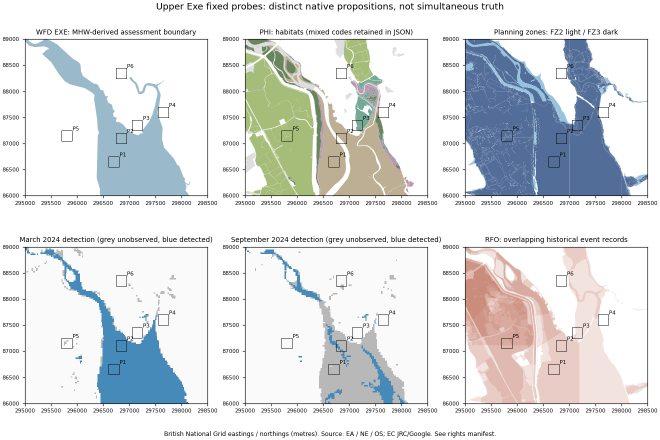
#> input picture docs/atlas/water-check-map.png, 1320 x 880 px (shown at 1/2 size)
$ python -i riffelhorn_reconciliation.py   (imports and definitions only)
#> lines starting #> are read from the running program, lines starting #| are printed output that depends on the picture
### scripts/atlas/riffelhorn_terrain.py
"""Bounded visual-only Riffelhorn product. Never imported by the application.

prepare: verifies four retained official TIFFs, writes a composed XYZ pyramid.
serve: loopback-only evaluation endpoint; AWS outside prepared regional tiles.
verify: local byte/encoding/provenance checks; no downloads.
No datum adjustment, seam blend, terrain reconstruction or analytical sampling.
"""
from __future__ import annotations
import argparse
import hashlib
from io import BytesIO
import json
import math
from pathlib import Path
import re
import sys
import threading
from http.server import BaseHTTPRequestHandler, ThreadingHTTPServer
from urllib.request import Request, urlopen

import numpy as np
from PIL import Image, __version__ as pillow_version
import pyproj
from pyproj import Transformer
import rasterio
from rasterio.merge import merge
from rasterio.transform import from_bounds
from rasterio.warp import reproject, Resampling, transform_bounds

REPO = Path(__file__).resolve().parents[2]
sys.path.insert(0, str(REPO / 'scripts'))
from meridian_paths import resolve_storage_roots

VERSION = 'riffelhorn-regional-terrain-v1'
SOURCE = 'sources/atlas/riffelhorn/swisstopo-2021-2024'
PRODUCT = 'derived/atlas/riffelhorn/' + VERSION
CACHE = 'cache/atlas/riffelhorn/' + VERSION + '/aws'
BOUNDS = (2624000, 1091000, 2626000, 1093000)
SIZE = 256
MIN_Z, MAX_Z = 5, 18
WORLD = 40075016.68557849
AWS = 'https://s3.amazonaws.com/elevation-tiles-prod/terrarium/{z}/{x}/{y}.png'


def digest(path):
    return hashlib.sha256(Path(path).read_bytes()).hexdigest()


def repository_text_digest(path):
    # Match Git's LF text contract, regardless of working-copy line endings.
    return hashlib.sha256(Path(path).read_text(encoding='utf-8').encode('utf-8')).hexdigest()


def stable_id(value):
    return hashlib.sha256(json.dumps(value,sort_keys=True,separators=(',', ':')).encode()).hexdigest()


# [16 lines left out: functions encode, decode, not called in this run]


def pixel_xy(e,n,z):
    scale=SIZE*2**z
    return (np.asarray(e)/WORLD+.5)*scale-.5, (.5-np.asarray(n)/WORLD)*scale-.5


# [4 lines left out: function tile_bounds, not called in this run]


class AwsCache:
    def __init__(self, root):
        self.root=Path(root);self.root.mkdir(parents=True,exist_ok=True)
        self.lock=threading.RLock();self.arrays={};self.records={}

    # [30 lines left out: functions tile, sample_pixels, not called in this run]

    def at_mercator(self,e,n,z=15):
        return self.sample_pixels(z,*pixel_xy(e,n,z))

    # [97 lines left out: functions at_tile, inspect_sources, prepare, not called in this run]


def verify(data):
    out=data/PRODUCT;m=json.loads((out/'manifest.json').read_text(encoding='utf-8'))
    payload={k:v for k,v in m.items()if k!='identity'}
    if stable_id(payload)!=m['identity'] or repository_text_digest(__file__)!=m['processing']['scriptSha256']:raise ValueError('Product manifest/code identity changed')
    _,_,inputs,catalog_hash=inspect_sources(data)
    if inputs!=m['source']['inputs'] or catalog_hash!=m['source']['catalogSha256']:
        raise ValueError('Frozen source provenance changed; prepare an explicitly versioned product')
    for f in m['files']:
        if digest(out/f['path'])!=f['sha256']:raise ValueError('Product file changed: '+f['path'])
        if f['path'].startswith('tiles/'):decode((out/f['path']).read_bytes())
    for f in m['awsInputs'].values():
        if digest(data/CACHE/f['cachePath'])!=f['sha256']:raise ValueError('Frozen AWS input changed')
    print('VERIFIED',m['identity'],len(m['files']),m['storageBytes']);return m


# [24 lines left out: function serve, not called in this run]


# [6 lines that do not run on import are left out]

### scripts/atlas/riffelhorn_reconciliation.py
"""Offline, bounded reconciliation diagnostics; not an Atlas runtime module.

Uses only verified retained Swiss inputs and cached AWS tiles. Never downloads.
Outputs diagnostic 2 m LV95 fields, not a web terrain pyramid or corrected DEM.
"""
from __future__ import annotations
import argparse
import json
import math
import re
import threading
from http.server import BaseHTTPRequestHandler, ThreadingHTTPServer
from pathlib import Path
import numpy as np
import matplotlib
# [1 line not run here, left out]
import matplotlib.pyplot as plt
from pyproj import Transformer
import riffelhorn_terrain as rt

VERSION = 'riffelhorn-reconciliation-v1'
STEP = 2.0


class FrozenAws(rt.AwsCache):
    # [49 lines left out: functions tile, stats, gaussian, bilinear, distance, not called in this run]


def weights(dist, width):
    return np.minimum(1, dist/np.maximum(width,STEP))


# [27 lines left out: functions adaptive_width, fit_translation, not called in this run]


def write_json(path, value):
    path.write_text(json.dumps(value,indent=2,sort_keys=True,allow_nan=False)+'\n',encoding='utf-8')


def run(data):
    original=rt.verify(data)
    source,_,records,catalog_hash=rt.inspect_sources(data)
    swiss=source.reshape(1000,4,1000,4).mean(axis=(1,3),dtype=np.float64)
    e,n=np.meshgrid(rt.BOUNDS[0]+(np.arange(1000)+.5)*STEP,
                    rt.BOUNDS[3]-(np.arange(1000)+.5)*STEP)
    forward=Transformer.from_crs(2056,3857,always_xy=True,allow_ballpark=False)
    me,mn=forward.transform(e,n)
    aws=FrozenAws(data/rt.CACHE); global_dem=aws.at_mercator(me,mn)
    d=swiss-global_dem; dist=distance(e,n)
    out=data/'experiments/atlas'/VERSION
    out.mkdir(parents=True,exist_ok=True)
    low={s:gaussian(d,s) for s in (10,30,100,250)}
    sy,sx=np.gradient(gaussian(swiss,30),STEP); sy=-sy
    slope=np.hypot(sx,sy); rough=swiss-gaussian(swiss,30)
    landform=swiss-gaussian(swiss,100)
    gy,gx=np.gradient(d,STEP)
    report={'version':VERSION,'interpretation':'Product differences, not accuracy or a physical bias field',
            'analysisGrid':{'crs':'EPSG:2056','spacingMetres':STEP,'shape':[1000,1000],
                            'regionalSampling':'4x4 source area average; sub-2 m detail not evaluated',
                            'awsSampling':'cached z15 cross-tile pixel-centre bilinear'},
            'difference':stats(d),'differenceGradient':stats(np.hypot(gx,gy)),
            'frequencyDiagnostics':{},'spatialDependence':{},'relationships':{},
            'translationDiagnostics':{},'methods':{},'transects':[]}
    for s,L in low.items():
        interior=dist>=3*s
        report['frequencyDiagnostics'][str(s)]={'sigmaMetres':s,'low':stats(L),
            'high':stats(d-L),'interiorHigh':stats((d-L)[interior]),
            'lowStdRatio':float(L.std()/d.std()),
            'edgeRule':'reflection; not observations outside AOI; 3 sigma interior also reported'}
    for axis,name in ((0,'northSouth'),(1,'eastWest')):
        rows=[]
        for lag in (1,2,4,8,16,32,64,128,256):
            a=d[:-lag,:] if axis==0 else d[:,:-lag]
            b=d[lag:,:] if axis==0 else d[:,lag:]
            rows.append({'lagMetres':lag*STEP,'correlation':float(np.corrcoef(a.ravel(),b.ravel())[0,1]),
                         'semivarianceMetresSquared':float(.5*np.mean((a-b)**2))})
        report['spatialDependence'][name]=rows
    for name,v in [('elevation',swiss),('slope30m',slope),('roughness30mAbs',np.abs(rough)),('landform100m',landform)]:
        cuts=np.percentile(v,[0,20,40,60,80,100]); rows=[]
        for i in range(5):
            mask=(v>=cuts[i]) & (v<=cuts[i+1] if i==4 else v<cuts[i+1])
            rows.append({'range':[float(cuts[i]),float(cuts[i+1])],'difference':stats(d[mask])})
        report['relationships'][name]={'correlation':float(np.corrcoef(d.ravel(),v.ravel())[0,1]),'bins':rows}
    sample=np.s_[10::20,10::20]
    c,residual=fit_translation(d[sample],sx[sample],sy[sample])
    report['translationDiagnostics']['whole']={'eastNorthVerticalCoefficientsMetres':c.tolist(),'residual':residual}
    for name,sel in [('NW',np.s_[:500,:500]),('NE',np.s_[:500,500:]),('SW',np.s_[500:,:500]),('SE',np.s_[500:,500:])]:
        c,r=fit_translation(d[sel][::20,::20],sx[sel][::20,::20],sy[sel][::20,::20])
        report['translationDiagnostics'][name]={'eastNorthVerticalCoefficientsMetres':c.tolist(),'residual':r}
    report['translationDiagnostics']['caution']='No stable-terrain/epoch mask or control points; coefficients are diagnostic, not physical shifts to apply'
    # Two justified controls, not a production terrain recommendation.
    width=adaptive_width(d,dist)
    weight={'hard':np.ones_like(d),'linear250':weights(dist,250),'adaptive3deg':weights(dist,width)}
    surfaces={k:global_dem+w*d for k,w in weight.items()}
    pure=dist>=500; steep=slope>=np.percentile(slope,90)
    for name,w in weight.items():
        C=surfaces[name]; cy,cx=np.gradient(C,STEP); wy,wx=np.gradient(w,STEP)
        delta=C-swiss; hp=C-gaussian(C,10); sh=swiss-gaussian(swiss,10)
        summit=np.unravel_index(np.argmax(swiss),swiss.shape)
        report['methods'][name]={'pureRegionalFraction':float(np.mean(w==1)),
            'weight':stats(w),'modifiedRegional':stats(delta),
            'interior500mChange':stats(delta[pure]),'steepDecileChange':stats(delta[steep]),
            'detail10mInteriorRmsRatio':float(np.sqrt(np.mean(hp[pure]**2))/np.sqrt(np.mean(sh[pure]**2))),
            'detail10mInteriorCorrelation':float(np.corrcoef(hp[pure],sh[pure])[0,1]),
            'weightGradientDisagreementTerm':stats(np.abs(d)*np.hypot(wx,wy)),
            'slopeGradient':stats(np.hypot(cx,cy)),
            'regionalGridMaximum':{'coordinate':[float(e[summit]),float(n[summit])],
                'regional':float(swiss[summit]),'candidateAtSamePoint':float(C[summit]),
                'change':float(delta[summit]),'candidateMaximum':float(C.max())}}
    report['adaptiveWidthMetres']=stats(width)
    report['edgeWidthRequirementsMetres']={str(alpha):stats(np.abs(np.concatenate([d[0],d[-1],d[:,0],d[:,-1]]))/math.tan(math.radians(alpha))) for alpha in (1,3,5)}
    # Reuse native 0.5 m heights for 1 m profiles, independently of 2 m averaging.
    offsets=np.arange(-100,1001,dtype=float)
    for side in ('west','east','south','north'):
        for fraction in (.1,.25,.5,.75,.9):
            if side in ('west','east'):
                pe=rt.BOUNDS[0]+offsets if side=='west' else rt.BOUNDS[2]-offsets
                pn=np.full_like(pe,rt.BOUNDS[1]+2000*fraction)
            else:
                pn=rt.BOUNDS[1]+offsets if side=='south' else rt.BOUNDS[3]-offsets
                pe=np.full_like(pn,rt.BOUNDS[0]+2000*fraction)
            gm=aws.at_mercator(*forward.transform(pe,pn)); sm=bilinear(source,pe,pn,.5)
            localdist=distance(pe,pn); valid=offsets>=0
            ww={'hard':valid.astype(float),'linear250':weights(localdist,250),
                'adaptive3deg':weights(localdist,bilinear(width,pe,pn))}
            curves={name:gm+w*(sm-gm) for name,w in ww.items()}
            report['transects'].append({'side':side,'fraction':fraction,'sampleSpacingMetres':1.0,'offsetMeaning':'inward distance', 'offsetMetres':offsets.tolist(),
                'aws':gm.tolist(),'regionalClampedOutside':sm.tolist(),
                'methods':{name:{'heights':curve.tolist(),
                    'maxAdjacentSampleBoundaryWindow':float(np.max(np.abs(np.diff(curve[:201])))),
                    'maxAdjacentSampleWhole':float(np.max(np.abs(np.diff(curve)))),
                    'outsideChangeMax':float(np.max(np.abs(curve[~valid]-gm[~valid])))} for name,curve in curves.items()}})
    # Four corner bisectors, inward distance on both axes, same native sampling.
    for east,north in ((0,0),(0,1),(1,0),(1,1)):
        pe=(rt.BOUNDS[2]-offsets if east else rt.BOUNDS[0]+offsets)
        pn=(rt.BOUNDS[3]-offsets if north else rt.BOUNDS[1]+offsets)
        gm=aws.at_mercator(*forward.transform(pe,pn)); sm=bilinear(source,pe,pn,.5)
        dd=distance(pe,pn); valid=offsets>=0
        ww={'hard':valid.astype(float),'linear250':weights(dd,250),'adaptive3deg':weights(dd,bilinear(width,pe,pn))}
        curves={name:gm+w*(sm-gm) for name,w in ww.items()}
        report['transects'].append({'side':('N' if north else 'S')+('E' if east else 'W'),'fraction':None,
            'sampleSpacingMetres':math.sqrt(2),'offsetMeaning':'equal inward coordinate displacement on each axis; arclength = sqrt(2) * offset',
            'offsetMetres':offsets.tolist(),'aws':gm.tolist(),'regionalClampedOutside':sm.tolist(),
            'methods':{name:{'heights':v.tolist(),'maxAdjacentSampleBoundaryWindow':float(np.max(np.abs(np.diff(v[:201])))),
                'maxAdjacentSampleWhole':float(np.max(np.abs(np.diff(v)))),
                'outsideChangeMax':float(np.max(np.abs(v[~valid]-gm[~valid])))} for name,v in curves.items()}})
    # Input tile header lineage and original source-tile joins, not causal masks.
    report['awsInputs']=aws.records
    report['sourceGridJoinDiagnostics']={name:{'differenceAdjacent2m':stats(np.diff(d,axis=axis).take(499,axis=axis)),
        'regionalAdjacent2m':stats(np.diff(swiss,axis=axis).take(499,axis=axis))} for name,axis in [('east2625000',1),('north1092000',0)]}
    np.savez(out/'fields.npz',swiss=swiss,aws=global_dem,difference=d,low100=low[100],
             weight_linear250=weight['linear250'],weight_adaptive3deg=weight['adaptive3deg'],adaptive_width=width)
    extent=[2624,2626,1091,1093]
    fig,axes=plt.subplots(2,3,figsize=(14,8),layout='constrained')
    fields=[(d,'Swiss − AWS (m)',150),(low[100],'Difference: Gaussian σ100 m',150),
            (d-low[100],'Residual to σ100 m (m)',30),
            (surfaces['linear250']-swiss,'250 m feather: change to Swiss (m)',150),
            (surfaces['adaptive3deg']-swiss,'Adaptive 3°: change to Swiss (m)',150),
            (weight['adaptive3deg'],'Adaptive regional contribution',None)]
    for ax,(v,label,limit) in zip(axes.ravel(),fields):
        im=ax.imshow(v,extent=extent,cmap='RdBu_r' if limit else 'viridis',vmin=-limit if limit else 0,vmax=limit if limit else 1)
        ax.set_title(label);ax.set_xlabel('LV95 easting (km)');ax.set_ylabel('LV95 northing (km)');fig.colorbar(im,ax=ax,shrink=.75)
    fig.suptitle('Riffelhorn: diagnostic products, not an accuracy map or a datum correction')
    fig.savefig(out/'difference-and-controls.png',dpi=150);plt.close(fig)
    fig,axes=plt.subplots(2,2,figsize=(12,8),layout='constrained')
    for ax,side in zip(axes.ravel(),('west','south','east','north')):
        row=next(v for v in report['transects'] if v['side']==side and v['fraction']==.5)
        ax.plot(offsets,row['aws'],label='AWS',color='black',linestyle='--')
        for name,v in row['methods'].items():ax.plot(offsets,v['heights'],label=name)
        ax.axvline(0,color='grey');ax.set_title(side+' midpoint');ax.set_xlabel('Distance inward from AOI edge (m)');ax.set_ylabel('Elevation (m)');ax.legend(fontsize=8)
    fig.savefig(out/'profiles.png',dpi=150);plt.close(fig)
    write_json(out/'analysis.json',report)
    outputs={p.name:{'sha256':rt.digest(p),'bytes':p.stat().st_size} for p in sorted(out.iterdir()) if p.is_file() and p.name!='manifest.json'}
    manifest={'version':VERSION,'parentProductIdentity':original['identity'],
        'parentManifestSha256':rt.digest(data/rt.PRODUCT/'manifest.json'),
        'scriptSha256CanonicalLf':rt.repository_text_digest(Path(__file__)),
        'sourceCatalogSha256CanonicalLf':catalog_hash,'sourceInputs':records,
        'awsInputs':aws.records,'outputs':outputs,
        'provenance':'All candidate weights retained; no physical vertical correction; diagnostic blends have no established common height datum',
        'support':'Original 2 x 2 km rectangle only; no new acquisitions or downloads',
        'methods':{'linear250':'G + min(distance/250,1)*(S-G)',
            'adaptive3deg':'G + min(distance/width,1)*(S-G); width=sigma30m smooth(abs(nearest edge difference)/tan(3deg)), minimum 2m'},
        'runtime':{'numpy':np.__version__,'matplotlib':matplotlib.__version__}}
    manifest['identity']=rt.stable_id(manifest);write_json(out/'manifest.json',manifest)
    print(json.dumps({'output':str(out),'identity':manifest['identity'],'difference':report['difference'],
                      'methods':report['methods'],'adaptiveWidthMetres':report['adaptiveWidthMetres']},indent=2))


# [67 lines left out: functions verify_analysis, serve_controls, not called in this run]


# [11 lines not run here, left out]

>>> import cv2
>>> picture = cv2.imread('../../docs/atlas/water-check-map.png', cv2.IMREAD_GRAYSCALE)
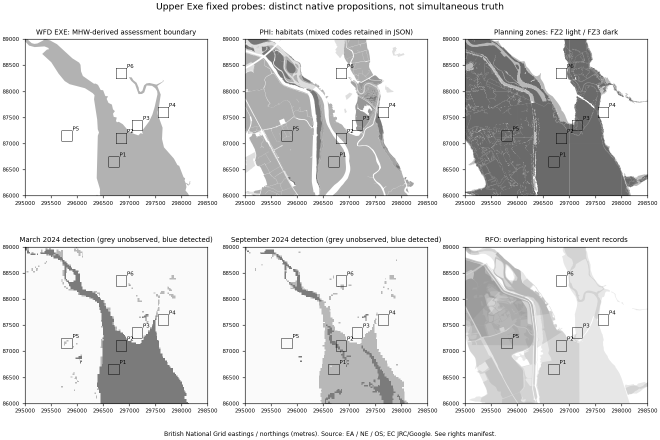
#> picture: shape (880, 1320) (shown at 1/2 size); min 0, max 255, mean 224.6
#> (the run stopped early here; a loop or call above may not have finished)
